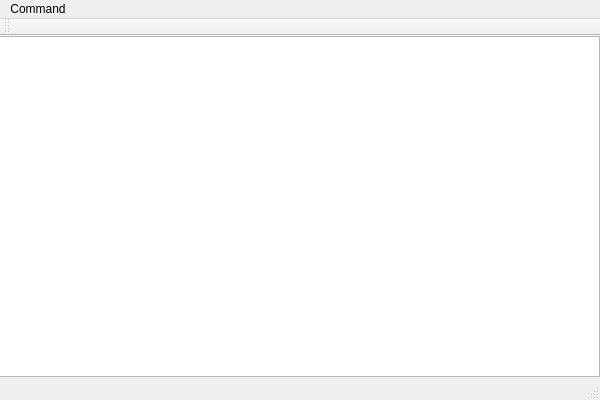
<?xml version="1.0" encoding="UTF-8"?>
<ui version="4.0">
 <class>QGlobeDSTestSuiteClass</class>
 <widget class="QMainWindow" name="QGlobeDSTestSuiteClass">
  <property name="geometry">
   <rect>
    <x>0</x>
    <y>0</y>
    <width>600</width>
    <height>400</height>
   </rect>
  </property>
  <property name="windowTitle">
   <string>QGlobeDSTestSuite</string>
  </property>
  <widget class="QWidget" name="centralWidget">
   <widget class="QPlainTextEdit" name="plainTextEdit">
    <property name="geometry">
     <rect>
      <x>-1</x>
      <y>0</y>
      <width>601</width>
      <height>341</height>
     </rect>
    </property>
   </widget>
  </widget>
  <widget class="QMenuBar" name="menuBar">
   <property name="geometry">
    <rect>
     <x>0</x>
     <y>0</y>
     <width>600</width>
     <height>19</height>
    </rect>
   </property>
   <widget class="QMenu" name="menuCommand">
    <property name="title">
     <string>Command</string>
    </property>
    <widget class="QMenu" name="menuTest_Module">
     <property name="title">
      <string>Test Module</string>
     </property>
     <addaction name="actionFlow_Test"/>
     <addaction name="actionSynchronize_Test"/>
     <addaction name="actionAsynchronize_Test"/>
    </widget>
    <addaction name="actionStart_Server"/>
    <addaction name="actionStop_Server"/>
    <addaction name="separator"/>
    <addaction name="menuTest_Module"/>
    <addaction name="separator"/>
    <addaction name="actionExit"/>
   </widget>
   <addaction name="menuCommand"/>
  </widget>
  <widget class="QToolBar" name="mainToolBar">
   <attribute name="toolBarArea">
    <enum>TopToolBarArea</enum>
   </attribute>
   <attribute name="toolBarBreak">
    <bool>false</bool>
   </attribute>
  </widget>
  <widget class="QStatusBar" name="statusBar"/>
  <action name="actionStart_Server">
   <property name="text">
    <string>Start Server</string>
   </property>
  </action>
  <action name="actionStop_Server">
   <property name="text">
    <string>Stop Server</string>
   </property>
  </action>
  <action name="actionExit">
   <property name="text">
    <string>Exit</string>
   </property>
  </action>
  <action name="actionFlow_Test">
   <property name="text">
    <string>Flow Test</string>
   </property>
  </action>
  <action name="actionSynchronize_Test">
   <property name="text">
    <string>Synchronize Test</string>
   </property>
  </action>
  <action name="actionAsynchronize_Test">
   <property name="text">
    <string>Asynchronize Test</string>
   </property>
  </action>
 </widget>
 <layoutdefault spacing="6" margin="11"/>
 <resources>
  <include location="gdstestsuite.qrc"/>
 </resources>
 <connections/>
</ui>
